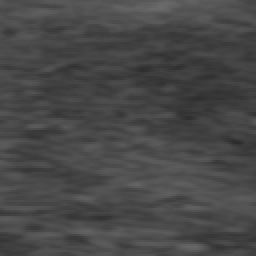
%> input picture models/sick/10.bmp, 128 x 128 px (shown 2 times larger)
$ octave --eval "result = processImage('../models/sick/10.bmp');"   (GNU Octave 9; MATLAB toolbox functions it lacks are replaced by stand-ins)
%> lines starting %> are read from the running program, lines starting %| are printed output that depends on the picture
function [V,M,Afafter]=processImage(path)
%> called with path = '../models/sick/10.bmp'
% Предварительная обработка
A=imread(path);
%> A is the input picture: size 128x128x3 uint8; min 42, max 106, mean 72.2
A=rgb2gray(A);
%> A: size 128x128 uint8
A=ordfilt2(A, 5, ones(3, 3)); % Медианная фильтрация
%% Двумерное преобразование Фурье
Af=fft2(A);
initAf=Af;
Af(1,1)=0;
Af=abs(fftshift(Af));
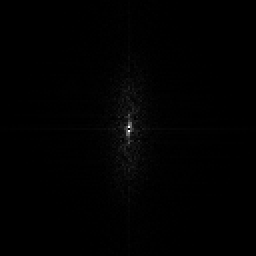
%> Af: size 128x128 double (shown 2 times larger); min 0, max 50882.9, mean 351.7; drawn with min black and max white
Af=(Af./(max(max(Af))))*255;
% Фильтрация по высокой частоте
% Обратное преобразование Фурье
Y = ifft2(initAf.*(Af<0.5));
L=Y;
s=size(L);
%> s = [128 128]
w=s(2);
%> w = 128
h=s(1);
%> h = 128
Signal=reshape(L,1,w*h);
Fd=128;% Частота дискретизации (Гц)
FftL=1024;% Количество линий Фурье спектра
%% Спектральное представление сигнала
FftS=abs(fft(Signal,FftL));% Амплитуды преобразования Фурье сигнала
%> FftS = 1024 values, max 75329.1 at index 1, min 9.71e-13 at index 505, mean 200.9
FftS=2*FftS./FftL;% Нормировка спектра по амплитуде
%> FftS = 1024 values, max 147.1 at index 1, min 1.9e-15 at index 505, mean 0.392
FftS(1)=FftS(1)/2;% Нормировка постоянной составляющей в спектре
F=0:Fd/FftL:Fd/2-1/FftL;% Массив частот вычисляемого спектра Фурье
Afafter=FftS(1:240);% Построение спектра Фурье сигнала
%> Afafter = 240 values, max 73.56 at index 1, min 0.016 at index 207, mean 0.687
% на выход подаёются амплитуды до 30 Гц
V=var(FftS(2:240));
%> V = 0.37
M=FftS(1);
%> M = 73.56
%> `result = processImage('../models/sick/10.bmp');`: result = 0.37
end
